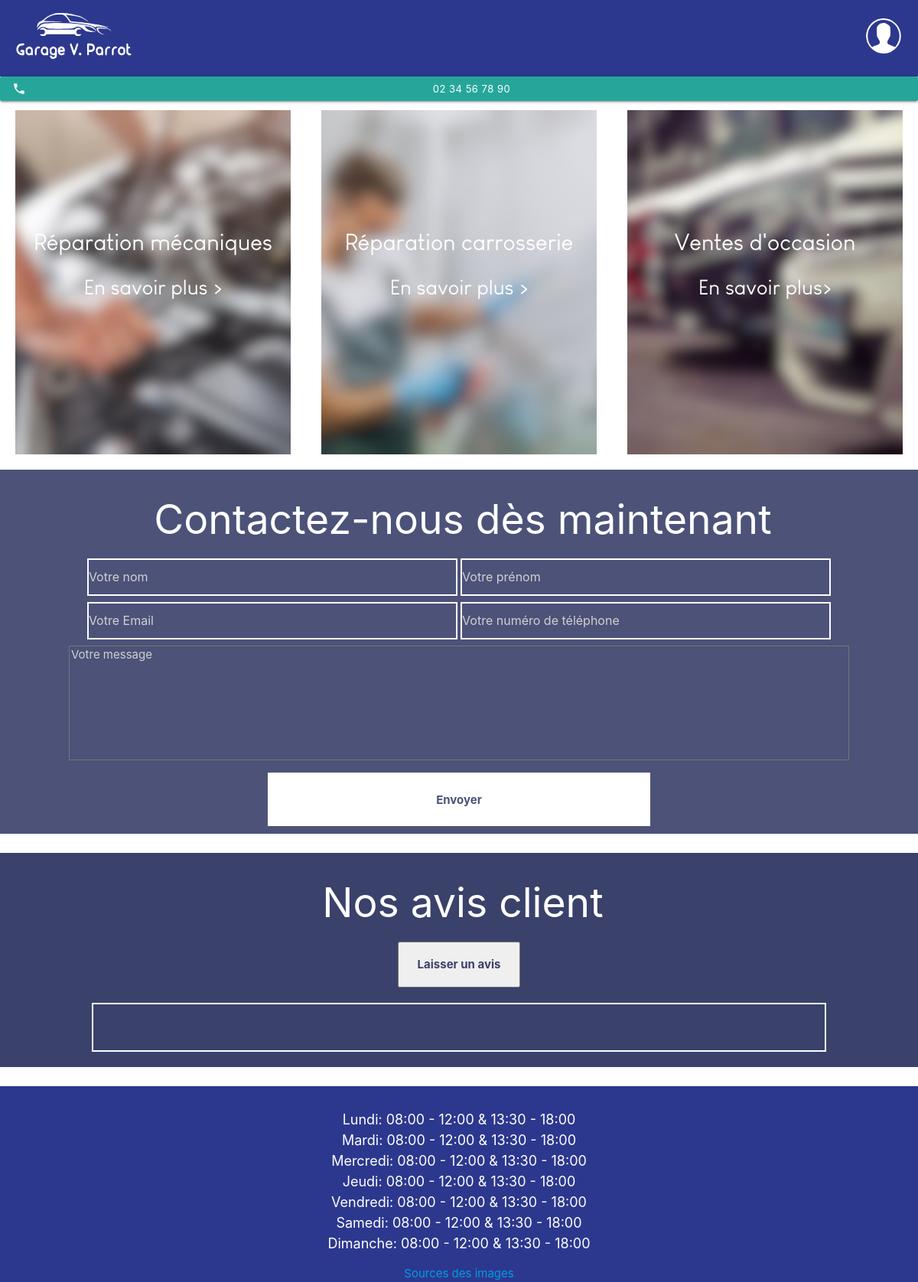
The page / on the database its author committed.
### tables this page shows
CREATE TABLE IF NOT EXISTS openhours (
	Day ENUM('Lundi', 'Mardi', 'Mercredi', 'Jeudi', 'Vendredi', 'Samedi', 'Dimanche'),
	IsOpen BOOLEAN DEFAULT TRUE,
    MorningOpeningTime TIME NOT NULL,
    MorningClosingTime TIME NOT NULL,
    AfternoonOpeningTime TIME NOT NULL,
    AfternoonClosingTime TIME NOT NULL
);

### index.php (the view, shortened to what this page needs)
<!DOCTYPE html>
<html lang="fr">
    <head>
        <link href="css/index.css" rel="stylesheet">
        <link href="css/materialize.css" rel="stylesheet">
    </head>
    <body>
        <?php
            $servername = "localhost";
            $username = "root";
            $password = "isopropanol";
            $dbname = "main";
            $conn = new mysqli($servername, $username, $password, $dbname);
        ?>
        <header>
            <ul>
                <li><a href="#!"><img id="logo" src="elements/images/Header/logo.svg" alt="logo-garage"></a></li>
                <li><a href="html/manage/login.php"><img id="login" src="elements/images/Header/login.svg" alt="connexion-icon"></a></li>
            </ul>
            <div id="phone">
                <a class="waves-effect waves-light btn-small" href="tel:0234567890"><i class="material-icons left">phone</i>02 34 56 78 90</a>
            </div>
        </header>
        <main>
            <div id="tiles_navigation">
                <div class="tilenav" id="tile_first">
                    <a href="html/public/repair.php">
                        <h2 class="tilenav_title">Réparation mécaniques</h2>
                        <h3 class="tilenav_see_more">En savoir plus ></h3>
                    </a>
                </div>
                <div class="tilenav" id="tile_second">
                    <a href="html/public/bodycar.php">
                        <h2 class="tilenav_title">Réparation carrosserie</h>
                        <h3 class="tilenav_see_more">En savoir plus ></h3>
                    </a>
                </div>
                <div class="tilenav" id="tile_third">
                    <a href="html/public/sell.php">
                        <h2 class="tilenav_title">Ventes d'occasion</h2>
                        <h3 class="tilenav_see_more">En savoir plus></h3>
                    </a>
                </div>
            </div>
            <div id="contact_tile">
                <h2>Contactez-nous dès maintenant</h2>
                <div id="form_fields">
                    <?php
                    if ($_SERVER["REQUEST_METHOD"] == "POST" && isset($_POST['firstname'])) {
                        $sql = "INSERT INTO contact (FirstName, Name, Email, Phone, Message) VALUES (?, ?, ?, ?, ?)";
                        $stmt = $conn->prepare($sql);
                        if ($stmt === false) {
                            die("Erreur de préparation de la requête: " . $conn->error);
                        }
                        $firstName = $_POST['firstname'];
                        $name = $_POST['name'];
                        $email = $_POST['email'];
                        $phone = $_POST['phone'];
                        $message = $_POST['message'];
                        $stmt->bind_param("sssss", $firstName, $name, $email, $phone, $message);
                        if ($stmt->execute()) {
                            echo "<script>alert('Message envoyé !');</script>";
                            echo "<p>Votre message a été envoyé avec succès !</p>";
                        } else {
                            echo "<script>alert('Erreur lors de l'envoi du message: " . $conn->error . "');</script>";
                        }
                        $stmt->close();
                    } else {
                        ?>
                        <form method="post">
                            <input id="name_contact_form" name="firstname" type="text" placeholder="Votre nom" maxlength="30" required>
                            <input id="lastname_contact_form" name="name" type="text" placeholder="Votre prénom" maxlength="30" required>
                            <input id="email_contact_form" name="email" type="email" placeholder="Votre Email" maxlength="255" required>
                            <input id="num_contact_form" name="phone" type="tel" placeholder="Votre numéro de téléphone" maxlength="20" required>
                            <textarea id="message_contact_form" name="message" placeholder="Votre message" maxlength="1024" required></textarea>
                            <input type="submit" value="Envoyer">
                        </form>
                    <?php } ?>
                </div>
            </div>
            <div id="opinion">
                <h2>Nos avis client</h2>
                <button id="opinion_add_button">Laisser un avis</button>
                <div id="opinion_carousel">
                </div>
            </div>
        </main>
        <footer>
            <div id="hours">
                <?php
                    $sql = "SELECT Day, IsOpen,
                    DATE_FORMAT(MorningOpeningTime, '%H:%i') AS MorningOpeningTime,
                    DATE_FORMAT(MorningClosingTime, '%H:%i') AS MorningClosingTime,
                    DATE_FORMAT(AfternoonOpeningTime, '%H:%i') AS AfternoonOpeningTime,
                    DATE_FORMAT(AfternoonClosingTime, '%H:%i') AS AfternoonClosingTime
                    FROM openhours;";
                    $result = $conn->query($sql);
                    if ($result->num_rows > 0) {
                        while($row = $result->fetch_assoc()) {
                            echo "<p>" . $row["Day"] . ":    ";
                            if ($row["IsOpen"]) {
                                echo $row["MorningOpeningTime"] . " - " . $row["MorningClosingTime"] . " & " . $row["AfternoonOpeningTime"] . " - " . $row["AfternoonClosingTime"];
                            } else {
                                echo "Fermé";
                            }
                            echo "</p>";
                        }
                    } else {
                        echo "Aucun résultat trouvé";
                    }
                ?>
            </div>
            <a href="elements/images/credits.txt">Sources des images</a>
        </footer>
    </body>
</html>

### css/index.css (style rules this page uses)
body { margin: 0; position: absolute; }

### rows shown on the page
openhours: Day "Lundi", MorningOpeningTime "08:00", MorningClosingTime "12:00", AfternoonOpeningTime "13:30", AfternoonClosingTime "18:00"
openhours: Day "Mardi", MorningOpeningTime "08:00", MorningClosingTime "12:00", AfternoonOpeningTime "13:30", AfternoonClosingTime "18:00"
openhours: Day "Mercredi", MorningOpeningTime "08:00", MorningClosingTime "12:00", AfternoonOpeningTime "13:30", AfternoonClosingTime "18:00"
openhours: Day "Jeudi", MorningOpeningTime "08:00", MorningClosingTime "12:00", AfternoonOpeningTime "13:30", AfternoonClosingTime "18:00"
openhours: Day "Vendredi", MorningOpeningTime "08:00", MorningClosingTime "12:00", AfternoonOpeningTime "13:30", AfternoonClosingTime "18:00"
openhours: Day "Samedi", MorningOpeningTime "08:00", MorningClosingTime "12:00", AfternoonOpeningTime "13:30", AfternoonClosingTime "18:00"
openhours: Day "Dimanche", MorningOpeningTime "08:00", MorningClosingTime "12:00", AfternoonOpeningTime "13:30", AfternoonClosingTime "18:00"
